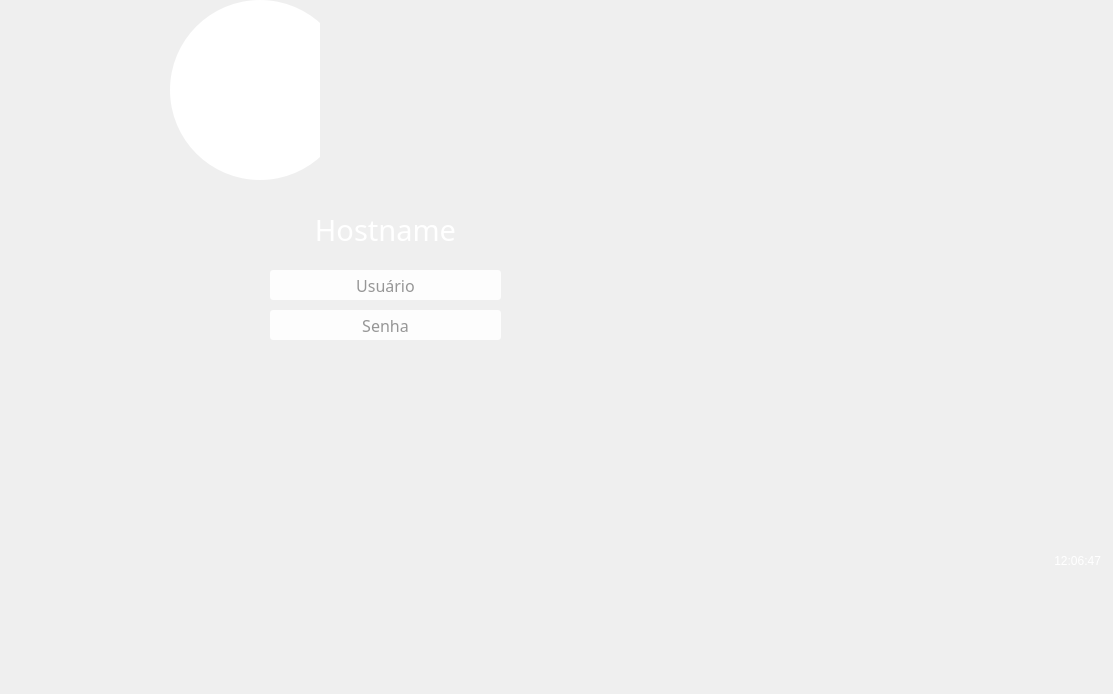
<?xml version="1.0" encoding="UTF-8"?>
<ui version="4.0">
 <class>LoginForm</class>
 <widget class="QWidget" name="LoginForm">
  <property name="geometry">
   <rect>
    <x>0</x>
    <y>0</y>
    <width>1113</width>
    <height>694</height>
   </rect>
  </property>
  <property name="font">
   <font>
    <family>Andale Mono</family>
    <pointsize>12</pointsize>
   </font>
  </property>
  <property name="windowTitle">
   <string>LoginForm</string>
  </property>
  <property name="styleSheet">
   <string notr="true">#QWidget {
  background: transparent;
}
#hostnameLabel {
	color: white;
}

#formFrame { 
    background-color:transparent;
}

QComboBox,
QPushButton {
    border: 1px solid silver;
    background-color: rgb(200, 200, 200);
}

QComboBox::drop-down {
    border: none;
    width: 24px;
    text-align: center;
}

QComboBox::down-arrow {
    image: url(:/resources/dropdown.svg);
}
</string>
  </property>
  <layout class="QVBoxLayout" name="verticalLayout">
   <property name="spacing">
    <number>0</number>
   </property>
   <property name="leftMargin">
    <number>0</number>
   </property>
   <property name="topMargin">
    <number>0</number>
   </property>
   <property name="rightMargin">
    <number>0</number>
   </property>
   <property name="bottomMargin">
    <number>0</number>
   </property>
   <item>
    <widget class="QFrame" name="formFrame">
     <property name="sizePolicy">
      <sizepolicy hsizetype="Preferred" vsizetype="MinimumExpanding">
       <horstretch>0</horstretch>
       <verstretch>0</verstretch>
      </sizepolicy>
     </property>
     <property name="lineWidth">
      <number>0</number>
     </property>
     <widget class="QFrame" name="frame_2">
      <property name="geometry">
       <rect>
        <x>170</x>
        <y>0</y>
        <width>180</width>
        <height>180</height>
       </rect>
      </property>
      <property name="autoFillBackground">
       <bool>false</bool>
      </property>
      <property name="styleSheet">
       <string notr="true">background-color: rgb(255, 255, 255);
border-radius: 90px;</string>
      </property>
      <property name="frameShape">
       <enum>QFrame::StyledPanel</enum>
      </property>
      <property name="frameShadow">
       <enum>QFrame::Raised</enum>
      </property>
     </widget>
     <widget class="QFrame" name="frame">
      <property name="geometry">
       <rect>
        <x>320</x>
        <y>20</y>
        <width>160</width>
        <height>141</height>
       </rect>
      </property>
      <property name="autoFillBackground">
       <bool>true</bool>
      </property>
      <property name="styleSheet">
       <string notr="true"/>
      </property>
      <property name="frameShape">
       <enum>QFrame::NoFrame</enum>
      </property>
      <property name="frameShadow">
       <enum>QFrame::Raised</enum>
      </property>
      <property name="lineWidth">
       <number>0</number>
      </property>
     </widget>
     <widget class="QFrame" name="frame_3">
      <property name="geometry">
       <rect>
        <x>130</x>
        <y>180</y>
        <width>511</width>
        <height>241</height>
       </rect>
      </property>
      <property name="frameShape">
       <enum>QFrame::NoFrame</enum>
      </property>
      <property name="frameShadow">
       <enum>QFrame::Raised</enum>
      </property>
      <widget class="QLineEdit" name="userInput">
       <property name="geometry">
        <rect>
         <x>140</x>
         <y>90</y>
         <width>231</width>
         <height>30</height>
        </rect>
       </property>
       <property name="minimumSize">
        <size>
         <width>200</width>
         <height>30</height>
        </size>
       </property>
       <property name="maximumSize">
        <size>
         <width>10000</width>
         <height>60</height>
        </size>
       </property>
       <property name="font">
        <font>
         <family>Droid Sans</family>
         <pointsize>12</pointsize>
         <weight>9</weight>
         <italic>false</italic>
         <bold>false</bold>
        </font>
       </property>
       <property name="focusPolicy">
        <enum>Qt::ClickFocus</enum>
       </property>
       <property name="styleSheet">
        <string notr="true">border:  none;
border-radius: 3px;
background-color: rgba(255, 255, 255, 0.85);
color: rgb(48, 48, 48);
font: 75 12pt &quot;Droid Sans&quot;;</string>
       </property>
       <property name="echoMode">
        <enum>QLineEdit::Normal</enum>
       </property>
       <property name="alignment">
        <set>Qt::AlignCenter</set>
       </property>
       <property name="placeholderText">
        <string>Usuário</string>
       </property>
      </widget>
      <widget class="QLineEdit" name="passwordInput">
       <property name="enabled">
        <bool>true</bool>
       </property>
       <property name="geometry">
        <rect>
         <x>140</x>
         <y>130</y>
         <width>231</width>
         <height>30</height>
        </rect>
       </property>
       <property name="minimumSize">
        <size>
         <width>0</width>
         <height>30</height>
        </size>
       </property>
       <property name="maximumSize">
        <size>
         <width>10000</width>
         <height>60</height>
        </size>
       </property>
       <property name="font">
        <font>
         <family>Droid Sans</family>
         <pointsize>12</pointsize>
         <weight>9</weight>
         <italic>false</italic>
         <bold>false</bold>
        </font>
       </property>
       <property name="focusPolicy">
        <enum>Qt::ClickFocus</enum>
       </property>
       <property name="styleSheet">
        <string notr="true">border:  none;
border-radius: 3px;
background-color: rgba(255, 255, 255, 0.85);
color: rgb(48, 48, 48);
font: 75 12pt &quot;Droid Sans&quot;;</string>
       </property>
       <property name="text">
        <string/>
       </property>
       <property name="echoMode">
        <enum>QLineEdit::Password</enum>
       </property>
       <property name="alignment">
        <set>Qt::AlignCenter</set>
       </property>
       <property name="placeholderText">
        <string>Senha</string>
       </property>
       <property name="margin" stdset="0">
        <number>0</number>
       </property>
       <property name="indent" stdset="0">
        <number>10</number>
       </property>
      </widget>
      <widget class="QLabel" name="hostnameLabel">
       <property name="geometry">
        <rect>
         <x>20</x>
         <y>20</y>
         <width>471</width>
         <height>60</height>
        </rect>
       </property>
       <property name="minimumSize">
        <size>
         <width>0</width>
         <height>60</height>
        </size>
       </property>
       <property name="maximumSize">
        <size>
         <width>10000</width>
         <height>60</height>
        </size>
       </property>
       <property name="font">
        <font>
         <family>Droid Sans</family>
         <pointsize>22</pointsize>
         <weight>50</weight>
         <italic>false</italic>
         <bold>false</bold>
        </font>
       </property>
       <property name="styleSheet">
        <string notr="true">font: 22pt &quot;Droid Sans&quot;;</string>
       </property>
       <property name="text">
        <string>Hostname</string>
       </property>
       <property name="alignment">
        <set>Qt::AlignCenter</set>
       </property>
       <property name="margin">
        <number>0</number>
       </property>
       <property name="indent">
        <number>10</number>
       </property>
      </widget>
      <widget class="QLabel" name="label">
       <property name="geometry">
        <rect>
         <x>380</x>
         <y>140</y>
         <width>21</width>
         <height>21</height>
        </rect>
       </property>
       <property name="font">
        <font>
         <family>Droid Sans</family>
        </font>
       </property>
       <property name="autoFillBackground">
        <bool>false</bool>
       </property>
       <property name="text">
        <string/>
       </property>
       <property name="pixmap">
        <pixmap resource="qt-lightdm-greeter.qrc">:/resources/seta.svg</pixmap>
       </property>
       <property name="scaledContents">
        <bool>false</bool>
       </property>
      </widget>
      <widget class="QPushButton" name="pushButton">
       <property name="geometry">
        <rect>
         <x>380</x>
         <y>140</y>
         <width>21</width>
         <height>21</height>
        </rect>
       </property>
       <property name="font">
        <font>
         <family>Droid Sans</family>
        </font>
       </property>
       <property name="cursor">
        <cursorShape>PointingHandCursor</cursorShape>
       </property>
       <property name="styleSheet">
        <string notr="true">border: none;
background: transparent;</string>
       </property>
       <property name="text">
        <string/>
       </property>
       <property name="flat">
        <bool>true</bool>
       </property>
      </widget>
     </widget>
     <widget class="QLabel" name="clock">
      <property name="geometry">
       <rect>
        <x>750</x>
        <y>440</y>
        <width>351</width>
        <height>241</height>
       </rect>
      </property>
      <property name="styleSheet">
       <string notr="true">font:52pt &quot;Droid Sans&quot;;
color: rgb(255, 255, 255);</string>
      </property>
      <property name="text">
       <string>12:06:47</string>
      </property>
      <property name="alignment">
       <set>Qt::AlignRight|Qt::AlignTrailing|Qt::AlignVCenter</set>
      </property>
     </widget>
     <widget class="QComboBox" name="leaveComboBox">
      <property name="geometry">
       <rect>
        <x>710</x>
        <y>60</y>
        <width>91</width>
        <height>21</height>
       </rect>
      </property>
      <property name="minimumSize">
       <size>
        <width>50</width>
        <height>21</height>
       </size>
      </property>
      <property name="maximumSize">
       <size>
        <width>150</width>
        <height>60</height>
       </size>
      </property>
      <property name="styleSheet">
       <string notr="true">background-color: rgba(255, 255, 255, 0.0);
selection-background-color: rgb(0, 170, 255);
selection-color: rgb(255, 255, 255);
font: 9pt &quot;Droid Sans&quot;;
border: none;
color: rgb(0, 0, 0);</string>
      </property>
      <item>
       <property name="text">
        <string/>
       </property>
       <property name="icon">
        <iconset resource="qt-lightdm-greeter.qrc">
         <normaloff>:/resources/leaveIcon.svg</normaloff>:/resources/leaveIcon.svg</iconset>
       </property>
      </item>
     </widget>
     <widget class="QComboBox" name="sessionCombo">
      <property name="geometry">
       <rect>
        <x>570</x>
        <y>60</y>
        <width>100</width>
        <height>21</height>
       </rect>
      </property>
      <property name="minimumSize">
       <size>
        <width>100</width>
        <height>21</height>
       </size>
      </property>
      <property name="maximumSize">
       <size>
        <width>10000</width>
        <height>60</height>
       </size>
      </property>
      <property name="font">
       <font>
        <family>Droid Sans</family>
        <pointsize>9</pointsize>
        <weight>50</weight>
        <italic>false</italic>
        <bold>false</bold>
       </font>
      </property>
      <property name="styleSheet">
       <string notr="true">background-color: rgba(255, 255, 255, 0.0);
selection-background-color: rgb(0, 170, 255);
selection-color: rgb(255, 255, 255);
font: 9pt &quot;Droid Sans&quot;;
border: none;
color: rgb(0, 0, 0);</string>
      </property>
      <property name="sizeAdjustPolicy">
       <enum>QComboBox::AdjustToContents</enum>
      </property>
      <property name="frame">
       <bool>true</bool>
      </property>
     </widget>
    </widget>
   </item>
  </layout>
 </widget>
 <resources>
  <include location="qt-lightdm-greeter.qrc"/>
 </resources>
 <connections/>
</ui>
